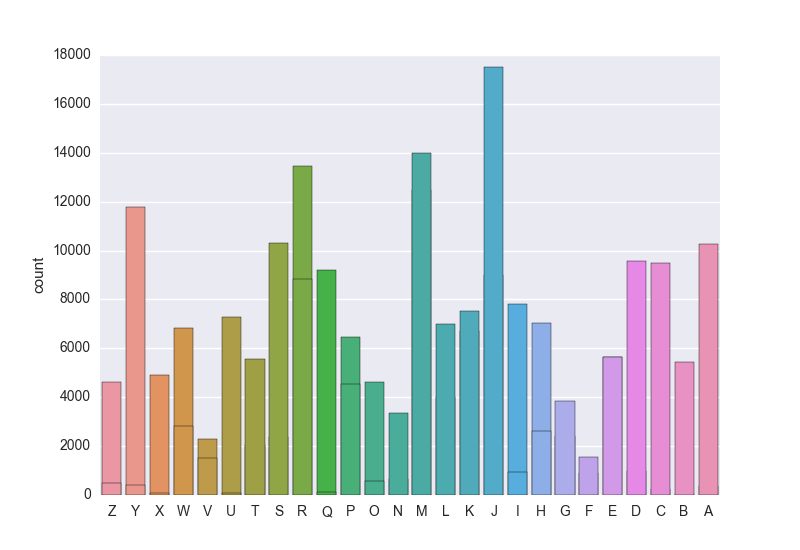
#> input picture exports/FirstName.png, 800 x 550 px
$ python -i converter_depreacated.py   (imports and definitions only)
#> lines starting #> are read from the running program, lines starting #| are printed output that depends on the picture

#Code of convert
import numpy as np
import pandas as pd
import seaborn as sns
import matplotlib.pyplot as plt
import os
from . import exporter

class convertNplot:

    def __init__(self, data):
        self.data = data
        self.data = self.data.replace('\A\s+', np.nan, regex=True).replace('', np.nan)

    # [65 lines left out: function plot, not called in this run]


#CodeDump
import numpy as np
import csv

class dataConverter:


        # [5 lines of commented-out code are left out]

    def __init__(self, data):
        self.colnames = colnames
        self.datatype = datatype
        self.indexer = indexer
        self.data = data
        self.convertID = []
        self.convertTime = []
        self.convertCat = []
        self.convertCont = []
        self.convertSensitive = []

        #Parse column types
    # [65 lines left out: function sliceNdice, not called in this run]
                    #writer.writerows(row)

       # for i, item in enumerate(self.colnames):
        #    print(outputCat)

>>> import cv2
>>> picture = cv2.imread('../exports/FirstName.png', cv2.IMREAD_GRAYSCALE)
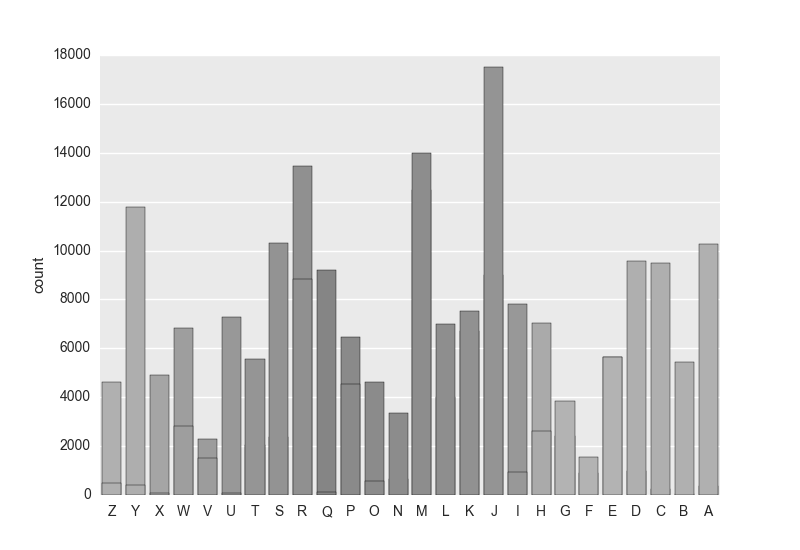
#> picture: shape (550, 800); min 39, max 255, mean 222.7
#> (the run stopped early here; a loop or call above may not have finished)

$ run again, on exports/LastName.png
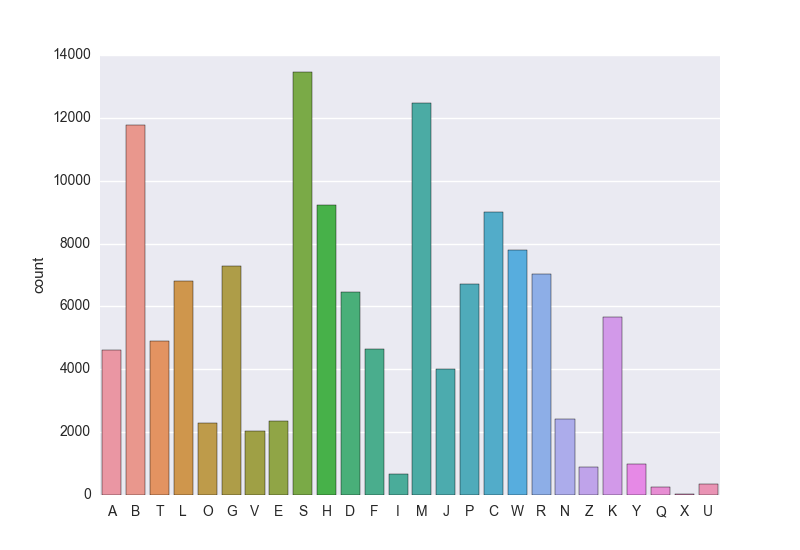
#> input picture exports/LastName.png, 800 x 550 px
#> `picture = cv2.imread('../exports/FirstName.png', cv2.IMREAD_GRAYSCALE)`:
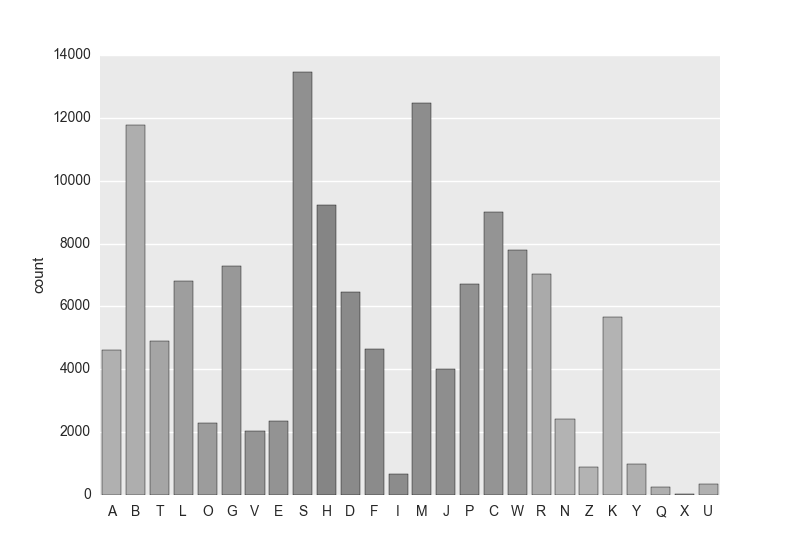
#> picture: shape (550, 800); min 39, max 255, mean 224.9

$ run again, on exports/MeetingLocation.png
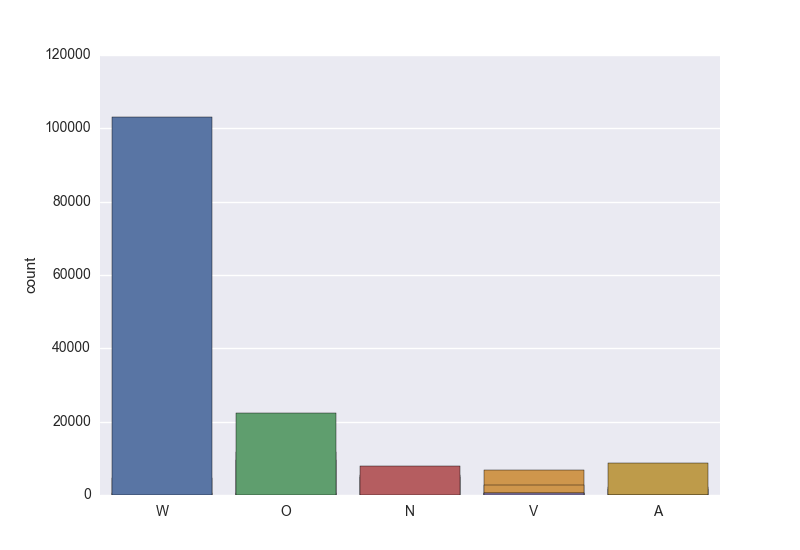
#> input picture exports/MeetingLocation.png, 800 x 550 px
#> `picture = cv2.imread('../exports/FirstName.png', cv2.IMREAD_GRAYSCALE)`:
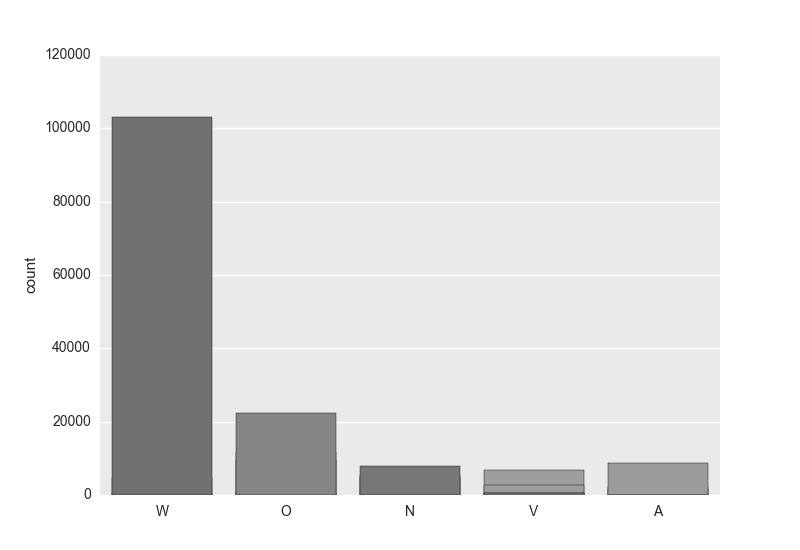
#> picture: shape (550, 800); min 39, max 255, mean 227.1

$ run again, on exports/MeetingRoom.png
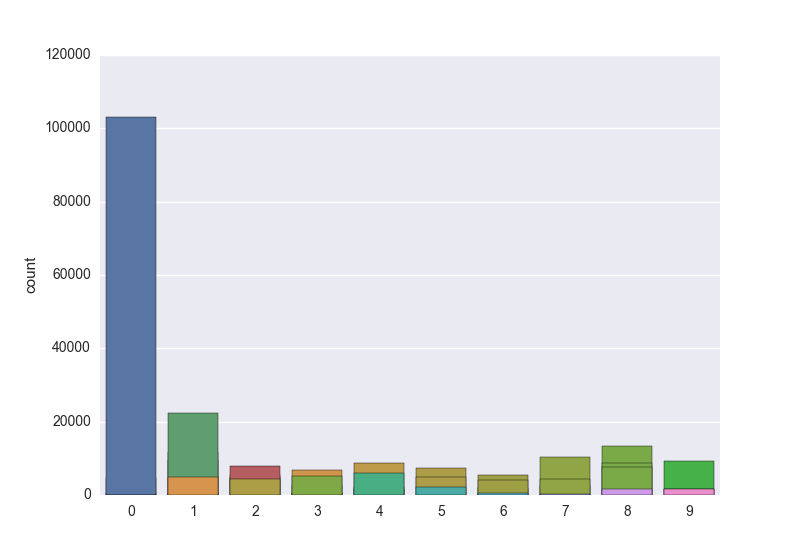
#> input picture exports/MeetingRoom.png, 800 x 550 px
#> `picture = cv2.imread('../exports/FirstName.png', cv2.IMREAD_GRAYSCALE)`:
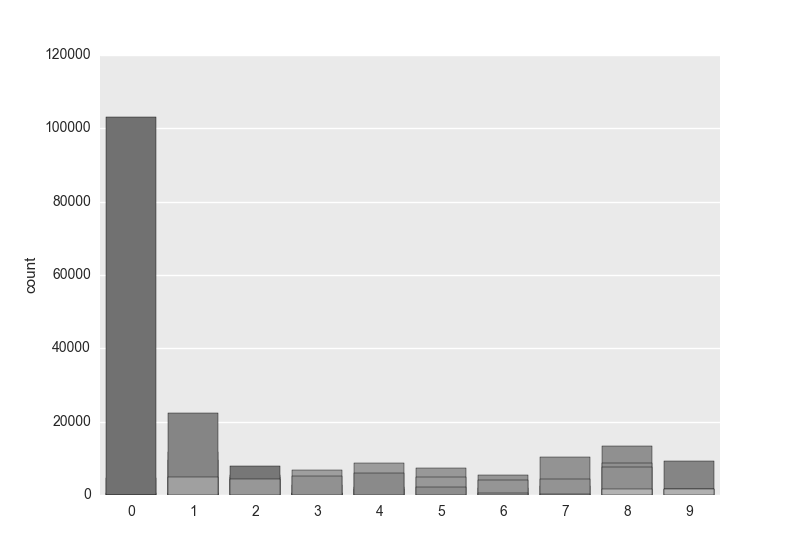
#> picture: shape (550, 800); min 39, max 255, mean 232.4
